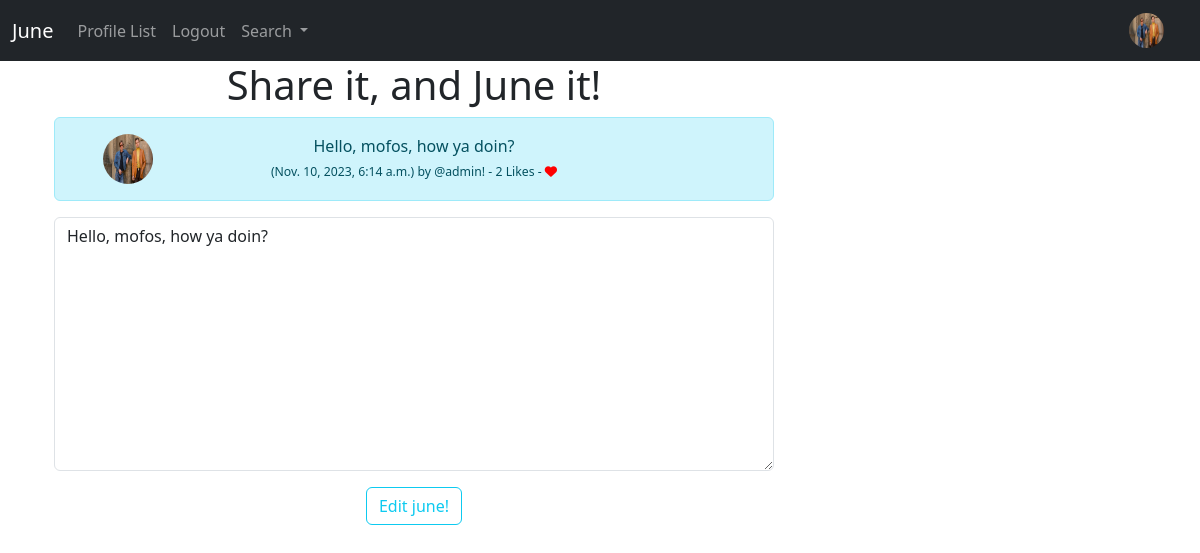
The page /edit_june/8 (signed in) on the database its author committed.
### juneapp/models.py (models this page shows, shortened)
class Profile(models.Model):
    user = models.OneToOneField(User, on_delete = models.CASCADE)
    follows = models.ManyToManyField("self",
                                    related_name = "followed_by",
                                    symmetrical = False,
                                    blank = True)
    date_modified = models.DateTimeField(User, auto_now = True)
    profile_image = models.ImageField(null = True, blank = True, upload_to = 'images/')
    profile_bio = models.CharField(null = True, blank = True, max_length = 500)
    website_link = models.CharField(null = True, blank = True, max_length = 100)
    facebook_link = models.CharField(null = True, blank = True, max_length = 100)
    instagram_link = models.CharField(null = True, blank = True, max_length = 100)
    linkedin_link = models.CharField(null = True, blank = True, max_length = 100)

class June(models.Model):
    user = models.ForeignKey(
        User,
        related_name = "junes",
        on_delete = models.DO_NOTHING
    )
    body = models.CharField(max_length = 200)
    created_at = models.DateTimeField(auto_now_add = True)
    likes = models.ManyToManyField(User, related_name = "june_likes", blank = True)
    def number_of_likes(self):
        return self.likes.count()

### juneapp/views.py (the view)
# urls.py: path("edit_june/<int:pk>", views.edit_june, name = "edit_june"),
def edit_june(request, pk):
    if request.user.is_authenticated:
        june = get_object_or_404(June, id = pk)
        if request.user.username == june.user.username:
            form = JuneForm(request.POST or None, instance = june)
            if request.method == "POST":
                if form.is_valid():
                    june = form.save(commit = False)
                    june.user = request.user
                    june.save()
                    messages.success(request, ("Your june has been edited and updated!"))
                    return redirect('home')
            else:
                return render(request, 'edit_june.html', {'form':form, "june":june})
        else:
            messages.warning(request, ("Not your june buddy!"))
            return redirect('home')
    else:
        messages.warning(request, ("Please login to continue!"))
        return redirect('home')

### juneapp/forms.py
class JuneForm(forms.ModelForm):
    body = forms.CharField(
        required = True,
        widget = forms.widgets.Textarea(
            attrs={'placeholder':"Enter the june!",
                   'class':'form-control'}
        ),
        label="",
        )
    class Meta:
        model = June
        exclude = ("user","likes")

### templates/edit_june.html (shortened to what this page needs)
{% extends "base.html" %}
{% load static %}
{% block content%}
    <div class="container text-center">
        <div class="row">
            <div class="col-8">
                <h1>Share it, and June it!</h1>
                    <div class="alert alert-info" role="alert">
                        <div class="container">
                            <div class="row">
                                <div class="col-2">
                                    {% if june.user.profile.profile_image %}
                                        <img src="{{june.user.profile.profile_image.url}}"  height=50 width=50 style="border-radius: 50%;" class="rounded-cirle" alt=" Profile picture">
                                    {% else %}
                                        <img src="{% static 'images/default_profile_pic.png' %}" height=50 width=50 style="border-radius: 50%;" class="rounded-cirle" alt=" Profile picture">
                                    {% endif %}
                                </div>
                                <div class="col-8">
                                    {{june.body}} <br>
                                    <small>
                                        <small>
                                            ({{june.created_at}}) by @{{june.user.username}}!
                                          - {{june.number_of_likes}} Likes -
                                          {% if user in june.likes.all%}
                                          <a style="text-decoration: none;" href="{% url 'june_like' june.id %}">
                                            <i class="fa-solid fa-heart" style="color: red;"></i>
                                            </a>
                                          {% else %}
                                            <a style="text-decoration: none;" href="{% url 'june_like' june.id %}">
                                            <i class="fa fa-heart-o" style="color: red;"></i>
                                            </a>
                                          {% endif %}
                                        </small>
                                    </small>
                                </div>
                            </div>
                        </div>
                    </div>
                {% if form %}
                    <form method="POST">
                        {{ form.as_p }}
                        <button type="submit" class="btn btn-outline-info">Edit june!</button>
                    </form>
                {% endif %}
            </div>
            <br>
        </div>
    </div>
{% endblock %}

### templates/navbar.html (shortened to what this page needs)
{% load static %}
<nav class="navbar navbar-expand-lg navbar-dark bg-dark">
    <div class="container-fluid">
      <a class="navbar-brand" href="{% url 'home' %}">June</a>
      <div class="collapse navbar-collapse" id="navbarSupportedContent">
        <ul class="navbar-nav me-auto mb-2 mb-lg-0">
          <li class="nav-item">
            <a class="nav-link" href="{% url 'profile_list' %}">Profile List</a>
          </li>
          {% if user.is_authenticated %}
          <li class="nav-item">
            <a class="nav-link" href="{% url 'logout' %}">Logout</a>
          </li>
          {% endif %}
          <li class="nav-item dropdown">
            <a class="nav-link dropdown-toggle" href="#" role="button" data-bs-toggle="dropdown" aria-expanded="false">
              Search
            </a>
          </li>
        </ul>
        {% if user.is_authenticated %}
          <ul class="navbar-nav ml-auto">
            <li class="nav-link navbar-brand">
          {% if user.profile.profile_image %}
                <a style="text-decoration: none;" href="{% url 'profile' request.user.id %}">
                  <img class="rounded-circle" width="35" height="35" src="{{user.profile.profile_image.url}}" alt="Profile picture">
                </a>
          {% else %}
                <a style="text-decoration: none;" href="{% url 'profile' request.user.id %}">
                  <img class="rounded-cirle" style="border-radius: 50%;" width="35" height="35"  src="{% static 'images/default_profile_pic.png' %}"  alt="Profile picture">
                </a>
          {% endif %}
            </li>
          </ul>
        {% endif %}
      </div>
    </div>
  </nav>

### rows shown on the page
June: user.profile.profile_image (picture), body "Hello, mofos, how ya doin?", created_at "Nov. 10, 2023, 6:14 a.m.", user.username "admin", number_of_likes "2"
